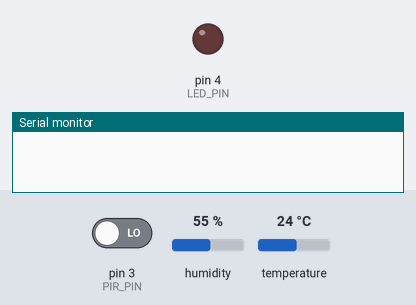
This sketch was run on a simulated Arduino Uno, built with avr-gcc and run on an emulated ATmega328P. On the bench: output pins drawn as LEDs (lit = HIGH), the last lines printed to the serial monitor. Inputs (shaded band) come from the test bench; at power-on: pin 3 (PIR_PIN) LOW, humidity 55 %, temperature 24 °C.

Above: at 1.2 s.
1.3 s: pin 3 (PIR_PIN) driven HIGH
At 21.2 s:
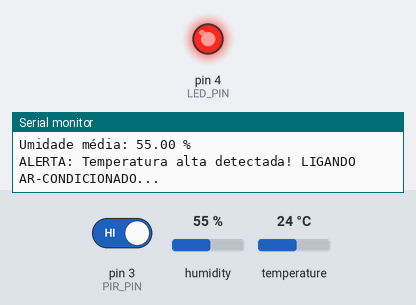
Timing chart, 0 to 21.5 s (numbered marks = the images above; inputs shaded):
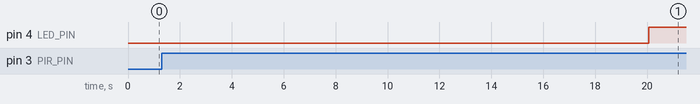

Measured:
- after the input at 1.3 s, pin 4 (LED_PIN): LOW → HIGH after 18.8 s

The sketch:

sketch.ino
```cpp
#include <DHT.h>

#define DHTPIN 2           // Pino onde o DHT22 está conectado
#define DHTTYPE DHT22      // Tipo do sensor
#define PIR_PIN 3          // Pino onde o sensor PIR está conectado
#define LED_PIN 4         // Pino do LED que simboliza o ar-condicionado

DHT dht(DHTPIN, DHTTYPE);

const int numReadings = 10;
float tempReadings[numReadings] = {0}; // Leituras de temperatura
float humReadings[numReadings] = {0};  // Leituras de umidade
int readIndex = 0;
float tempTotal = 0;
float humTotal = 0;
float tempAverage = 0;
float humAverage = 0;

const float highTempThreshold = 24.0;    // Define o valor de alta temperatura como 24°C
const unsigned long activeTime = 250000; // Tempo de funcionamento em milissegundos (250 segundos)

bool isActive = false;
unsigned long startTime = 0;
unsigned long lastReadTime = 0;          // Para controlar leituras com `millis()`

void setup() {
  Serial.begin(9600); // Inicia a comunicação serial
  dht.begin();
  pinMode(PIR_PIN, INPUT);
  pinMode(LED_PIN, OUTPUT); // Configura o LED como saída
  digitalWrite(LED_PIN, LOW); // Garante que o LED começa desligado
}

void loop() {
  unsigned long currentTime = millis();

  // Verifica se o PIR detecta movimento
  if (digitalRead(PIR_PIN) == HIGH && !isActive) {
    isActive = true;
    startTime = currentTime;
    Serial.println("Movimento detectado - Sensor DHT ativado!");
  }

  // Verifica se o tempo ativo expirou
  if (isActive && (currentTime - startTime >= activeTime)) {
    isActive = false;
    Serial.println("Tempo expirado - Sensor DHT desativado.");
  }

  // Executa leituras do DHT22 apenas se estiver ativo
  if (isActive && (currentTime - lastReadTime >= 2000)) {
    lastReadTime = currentTime;

    float temperature = dht.readTemperature();
    float humidity = dht.readHumidity();

    if (!isnan(temperature) && !isnan(humidity)) {
      // Atualiza as médias de temperatura e umidade
      tempTotal = tempTotal - tempReadings[readIndex];
      humTotal = humTotal - humReadings[readIndex];

      tempReadings[readIndex] = temperature;
      humReadings[readIndex] = humidity;

      tempTotal = tempTotal + tempReadings[readIndex];
      humTotal = humTotal + humReadings[readIndex];

      readIndex = (readIndex + 1) % numReadings;

      tempAverage = tempTotal / numReadings;
      humAverage = humTotal / numReadings;

      // Envia os dados para o monitor serial
      Serial.print("Temperatura média: ");
      Serial.print(tempAverage);
      Serial.println(" °C");

      Serial.print("Umidade média: ");
      Serial.print(humAverage);
      Serial.println(" %");

      // Controle do LED para alta temperatura
      if (tempAverage >= highTempThreshold) {
        Serial.println("ALERTA: Temperatura alta detectada! LIGANDO AR-CONDICIONADO...");
        digitalWrite(LED_PIN, HIGH); // Liga o LED
      } else {
        Serial.println("Temperatura normal. DESLIGANDO AR-CONDICIONADO...");
        digitalWrite(LED_PIN, LOW); // Desliga o LED
      }
    } else {
      Serial.println("Erro ao ler o sensor DHT22.");
    }
  }
}
```
